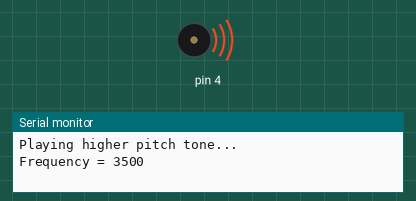
The sketch below on a simulated Arduino Uno, built with avr-gcc and run on an emulated ATmega328P. On the bench: buzzer (waves = sounding), the last lines printed to the serial monitor.

Above: at 0.1 s.
At 3.1 s:
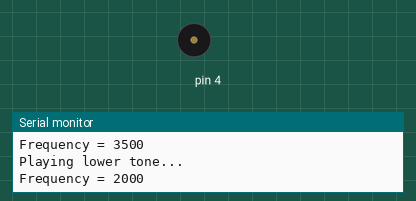
Timing chart, 0 to 4.6 s (numbered marks = the images above):
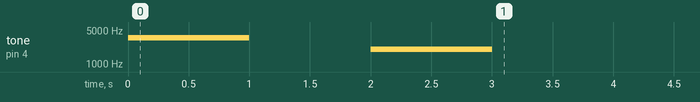

The sketch:

FunctioncallWithAParameter.ino
```cpp
void setup(){ //built in initlailization block
Serial.begin(9600);

Serial.println("Playing higher pitch tone..."); //print statement
pitch(3500); //passing paramter to function. 3500hz
delay(1000);  //delay for 1 second

Serial.println("Playing lower tone..."); //print statement
pitch(2000); //passing paramter to function. 2000hz.
delay(1000); //delay for 1 second
} //initialization bloack ends

void loop(){ //auto repeat begins
} //auto repeat ends

void pitch(int Hz){ //new function begins. pitch function with Hz declared as a parameter
Serial.print("Frequency = "); //print statement
Serial.println(Hz); tone(4, Hz, 1000); //print statement
delay(1000); //delay for 1 second
} //new function ends
```
